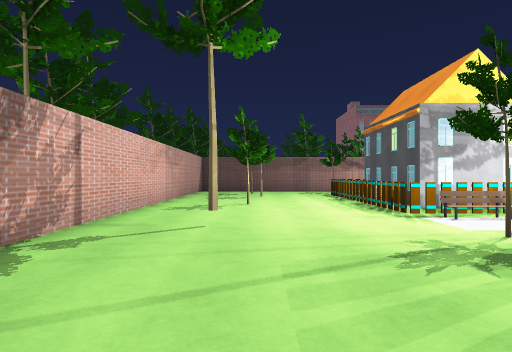
view 1 (above)

18 first-person views from a walk through a scene from a Unity 3-D project. The camera is 1.2 m above the floor, looks level and sees 80° across. The floor is counted in squares, 2 m on a side. Each view is taken from the middle of a square. On the plan, view 1 faces up. The plan holds only what a view shows up to about 9 squares ahead; the rest is blank. The place goes on beyond the plan. Some surface patterns are stand-ins.

view 2
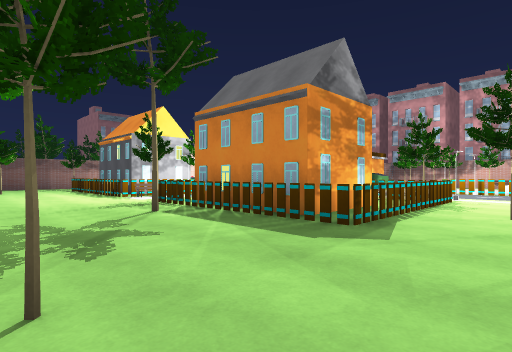

view 3
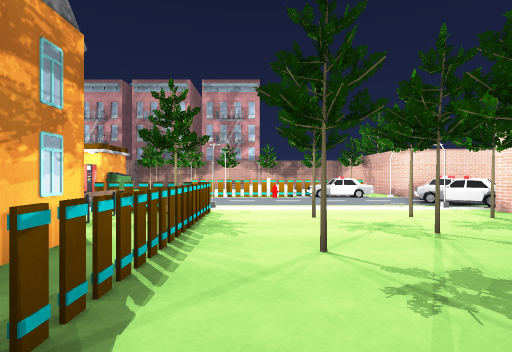

view 4
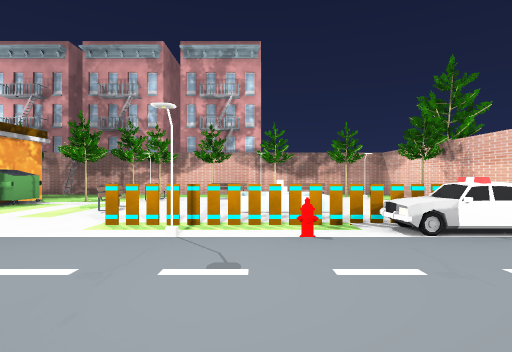

view 5
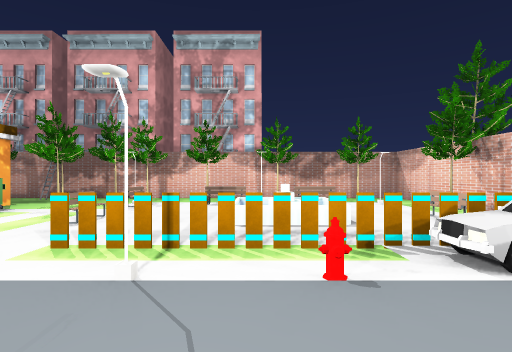

view 6
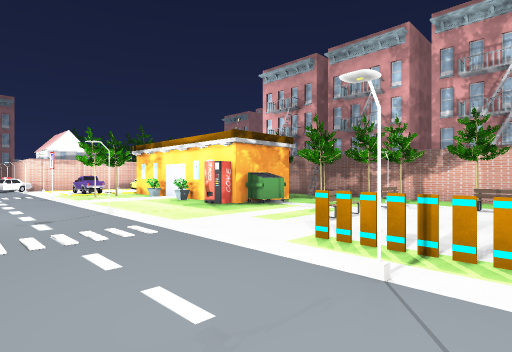

view 7
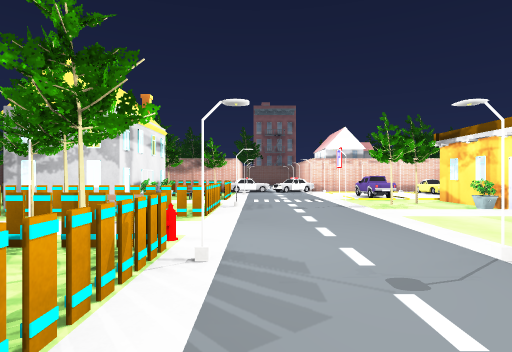

view 8
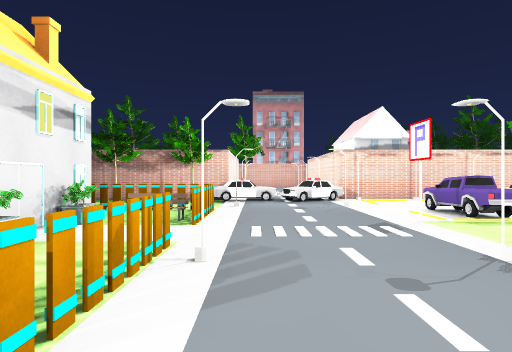

view 9
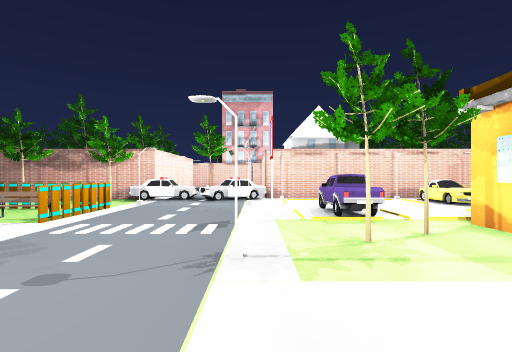

view 10
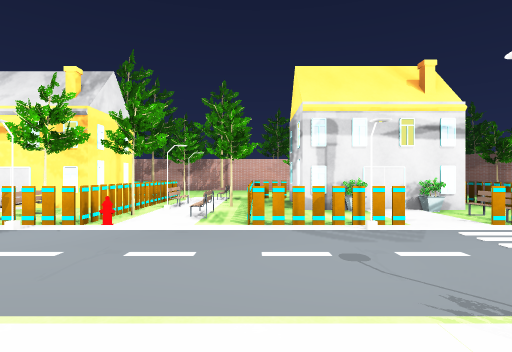

view 11
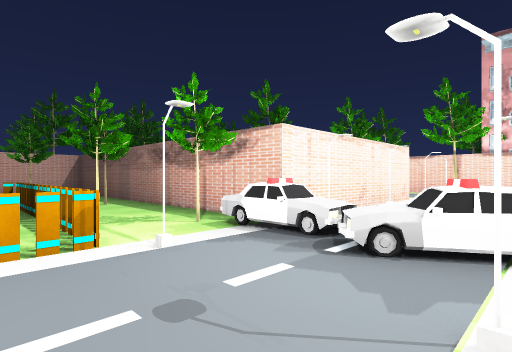

view 12
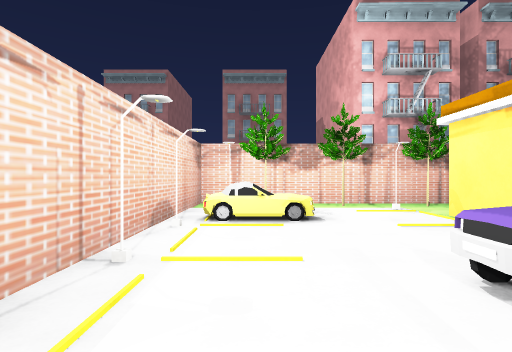

view 13
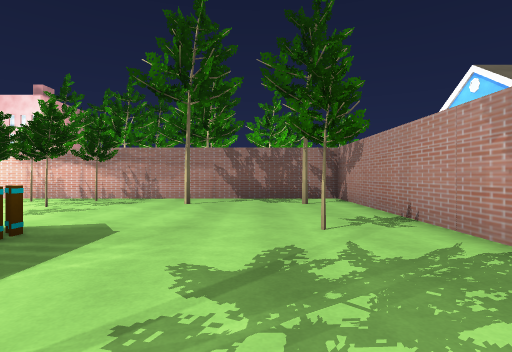

view 14
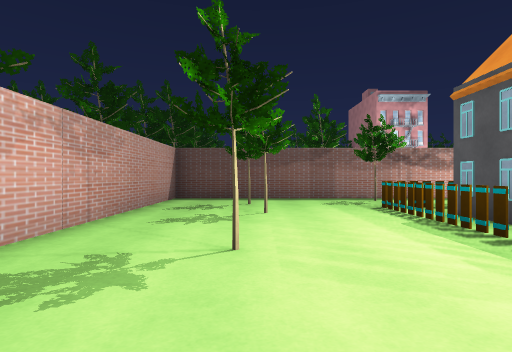

view 15
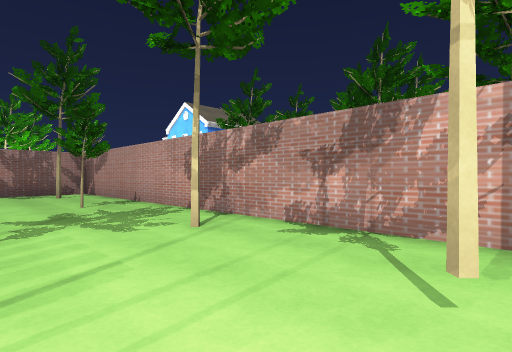

view 16
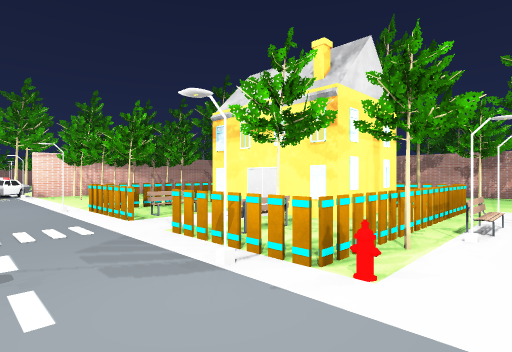

view 17
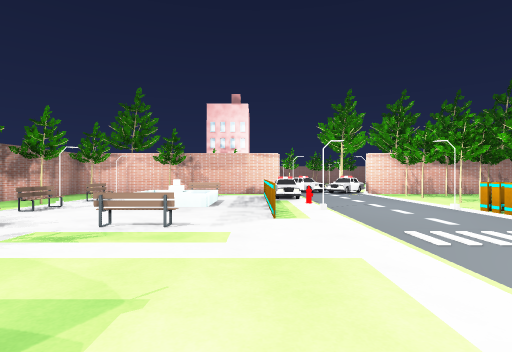

view 18
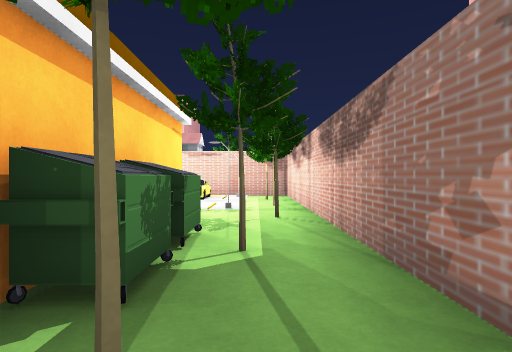

### Floor plan
Points are (right, up) in squares from view 1. A wall is a line through its corners. A room is listed if a view was taken in it or the views show most of it. See-through windows are left out.
Room 1 (views 1, 2, 3, 4, 5, 6, 7, 8, 9, 10, 11, 12, 13, 14, 15, 16, 17, 18)
walls: (12.8, 3.8) (12.8, 8); (13.6, 8) (14.8, 8) (14.8, 7.4); (10.4, -7.1) (17, -7.1) (17, 12.3) (10.4, 12.3); (6.6, 12.3) (-2.2, 12.3) (-2.2, -7.1) (6.5, -7.1); (10.2, -9.5) (10.2, -8.4); (7.3, 15.5) (7.3, 12.4)
objects: tree (-4, 4); tree (-3, 4); tree (-1, -6); tree (-1, -2); tree (-1, 1); tree (-1, 4); tree (0, 7); tree (0, 9); tree (0, 11); tree (1, -6); tree (1, 1); other object (2, -2); other object (2, -1); other object (2, 0); other object (2, 1); other object (2, 2); tree (2, 3) to (3, 3); house (2, 5) to (7, 10); other object (3, -2); house (3, -1) to (5, 2); bench (3, 4); tree (3, 11); tree (4, -6); tree (4, -5); tree (4, -4); other object (4, -2); other object (4, 3); streetlight (4, 4); tree (5, -6); tree (5, -5); other object (5, -2); streetlight (5, 3); bench (5, 4); tree (5, 5); tree (5, 10); tree (6, -6); tree (6, -5); tree (6, -4); tree (6, -2) to (7, -1); bench (6, -1); bench (6, 1); other object (6, 3); tree (6, 4); other object (6, 7); other object (6, 8); tree (6, 11); other object (7, -8) to (8, -7); other object (7, 1); tree (7, 2); other object (7, 3); hydrant (7, 4); house (7, 8); bench (7, 9); other object (7, 12) to (8, 12); streetlight (8, -6); streetlight (8, -2); streetlight (8, 1); other object (8, 2); streetlight (8, 6); streetlight (8, 10); other object (8, 13); other object (8, 15); other object (9, -8) to (10, -8); other object (9, 11) to (10, 12); other object (10, -6); other object (10, -5); hydrant (10, -3); streetlight (10, -2); streetlight (10, 2); streetlight (10, 6); other object (10, 8); streetlight (10, 10); other object (10, 13); other object (11, -6); other object (11, -5); other object (11, -4); other object (11, -3); other object (11, -2); tree (11, 7); car (11, 9) to (11, 10); other object (11, 12); bench (12, 0); other object (12, 4); tree (12, 7); streetlight (12, 12); bench (13, -6); bin (13, 2) to (14, 2); machine (13, 3); other object (13, 6); tree (14, -7); tree (14, 1); car (14, 11); streetlight (14, 12); other object (15, -7); tree (15, -6); tree (15, -4); other object (15, -3); tree (15, -2); other object (15, -1); tree (15, 0); tree (15, 2); bin (15, 5); bin (15, 6); tree (16, -8); tree (16, 4); tree (16, 5); tree (16, 7); other object (16, 8); tree (16, 9); tree (16, 10); other object (16, 11)

Where each view was taken, in squares from view 1:
view 1: 0 up, 0 right, facing up
view 2: 4 down, 1 left, facing up-right
view 3: 3 down, 2 right, facing right
view 4: 3 down, 7 right, facing right
view 5: 3 down, 8 right, facing right
view 6: 3 down, 8 right, facing up-right
view 7: 0 up, 8 right, facing up
view 8: 4 up, 8 right, facing up
view 9: 4 up, 10 right, facing up
view 10: 5 up, 11 right, facing left
view 11: 9 up, 10 right, facing up-left
view 12: 11 up, 10 right, facing right
view 13: 1 up, 0 right, facing down
view 14: 4 up, 0 right, facing up
view 15: 4 up, 1 right, facing down-left
view 16: 4 up, 9 right, facing down-left
view 17: 3 up, 11 right, facing down
view 18: 3 up, 16 right, facing up
